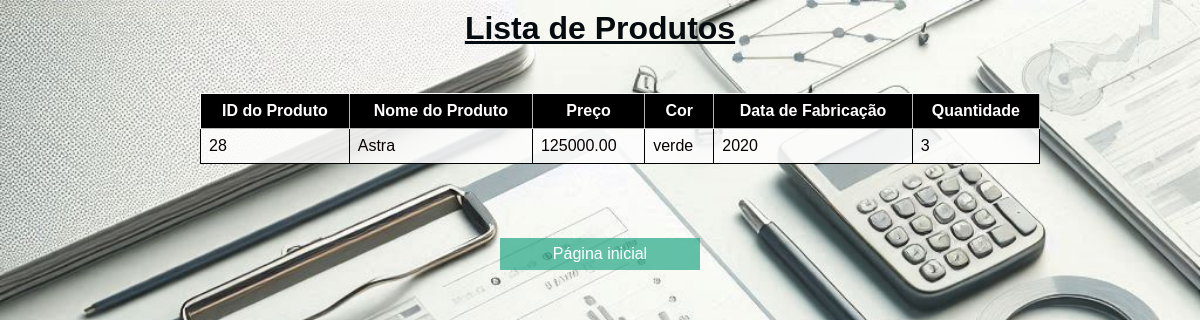
Page /pages/produtolst.php on the committed database.
### tables this page shows
CREATE TABLE `produto` (
  `id_produto` bigint(20) NOT NULL,
  `nome_produto` varchar(255) DEFAULT NULL,
  `cor_produto` varchar(255) DEFAULT NULL,
  `preco_produto` decimal(10,2) DEFAULT NULL,
  `ano_fabricacao_produto` int(11) DEFAULT NULL,
  `quantidade_produto` int(11) DEFAULT NULL
);

### pages/produtolst.php (the view, shortened to what this page needs)
<?php
include 'conexao.php';
try {
    $stmt = $pdo->query("SELECT * FROM produto");
    $produtos = $stmt->fetchAll(PDO::FETCH_ASSOC);
} catch (PDOException $e) {
    echo "Erro ao buscar produtos: " . $e->getMessage();
}
?>
<!DOCTYPE html>
<html lang="pt-br">
<head>
    <link rel="stylesheet" href="../CSS/produtolst.css">
</head>
<body>
    <div class="container">
        <h1>Lista de Produtos</h1>
        <br><br>
        <table>
            <thead>
                <tr>
                    <th>ID do Produto</th>
                    <th>Nome do Produto</th>
                    <th>Preço</th>
                    <th>Cor</th>
                    <th>Data de Fabricação</th>
                    <th>Quantidade</th>
                </tr>
            </thead>
            <tbody>
                <?php foreach ($produtos as $produto) { ?>
                    <tr>
                        <td><?php echo $produto['id_produto']; ?></td>
                        <td><?php echo $produto['nome_produto']; ?></td>
                        <td><?php echo $produto['preco_produto']; ?></td>
                        <td><?php echo $produto['cor_produto']; ?></td>
                        <td><?php echo $produto['ano_fabricacao_produto']; ?></td>
                        <td><?php echo $produto['quantidade_produto']; ?></td>
                    </tr>
                <?php } ?>
            </tbody>
        </table>
        <br>
    </div>
    <br><br>
<div>
    <a href="produto.php" class="btn">Página inicial</a>
</div>
<br><br>
</body>
</html>

### css/produtolst.css (style rules this page uses)
body { background-image: url('../imgs/16.png'); background-size: cover; font-family: Arial, sans-serif; margin: 0; padding: 0; }
h1 { text-align: center; margin-top: 10px; color: rgb(5, 11, 15); margin-bottom: 10px; text-decoration: underline; }
table { border-collapse: collapse; width: 70%; background-color: #fdfdfde0; color: #070000; border: #ddd solid; text-align: center; margin-left: 200px; }
table, th, td { border: #ddd; }
th, td { padding: 8px; text-align: left; border: 1px solid black; }
th { background-color: #000000; color: rgb(255, 253, 253); text-align: center; border: 1px #ffffffb6 solid; }
a { color: #333; text-decoration: none; display: block; margin-top: 20px; text-align: center; }
.btn { background-color: #029c769c; color: rgb(255, 255, 255); text-align: center; margin-left: 500px; margin-right: 500px; border: #f2f2f2; padding: 7px; }

### rows in the picture
produto: id_produto "28", nome_produto "Astra", preco_produto "125000.00", cor_produto "verde", ano_fabricacao_produto "2020", quantidade_produto "3"
